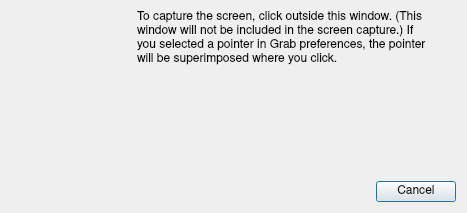
<?xml version="1.0" encoding="UTF-8"?>
<ui version="4.0">
 <class>ScreenGrab</class>
 <widget class="QDialog" name="ScreenGrab">
  <property name="windowModality">
   <enum>Qt::NonModal</enum>
  </property>
  <property name="geometry">
   <rect>
    <x>0</x>
    <y>0</y>
    <width>467</width>
    <height>213</height>
   </rect>
  </property>
  <property name="focusPolicy">
   <enum>Qt::NoFocus</enum>
  </property>
  <property name="windowTitle">
   <string>Screen Grab</string>
  </property>
  <property name="modal">
   <bool>true</bool>
  </property>
  <layout class="QVBoxLayout" name="verticalLayout">
   <item>
    <layout class="QVBoxLayout" name="MainVbox" stretch="0,0,0">
     <property name="spacing">
      <number>6</number>
     </property>
     <property name="sizeConstraint">
      <enum>QLayout::SetNoConstraint</enum>
     </property>
     <property name="leftMargin">
      <number>0</number>
     </property>
     <property name="topMargin">
      <number>0</number>
     </property>
     <property name="rightMargin">
      <number>0</number>
     </property>
     <property name="bottomMargin">
      <number>0</number>
     </property>
     <item>
      <layout class="QHBoxLayout" name="horizontalLayout_2" stretch="0,0,0,0,0">
       <property name="sizeConstraint">
        <enum>QLayout::SetDefaultConstraint</enum>
       </property>
       <property name="topMargin">
        <number>0</number>
       </property>
       <item>
        <spacer name="horizontalSpacer_2">
         <property name="orientation">
          <enum>Qt::Horizontal</enum>
         </property>
         <property name="sizeHint" stdset="0">
          <size>
           <width>40</width>
           <height>20</height>
          </size>
         </property>
        </spacer>
       </item>
       <item alignment="Qt::AlignLeft">
        <widget class="QLabel" name="icon">
         <property name="sizePolicy">
          <sizepolicy hsizetype="Preferred" vsizetype="Preferred">
           <horstretch>0</horstretch>
           <verstretch>0</verstretch>
          </sizepolicy>
         </property>
         <property name="minimumSize">
          <size>
           <width>64</width>
           <height>64</height>
          </size>
         </property>
         <property name="maximumSize">
          <size>
           <width>64</width>
           <height>64</height>
          </size>
         </property>
         <property name="text">
          <string/>
         </property>
         <property name="pixmap">
          <pixmap>../../Processes.app/Resources/Processes.png</pixmap>
         </property>
         <property name="scaledContents">
          <bool>true</bool>
         </property>
        </widget>
       </item>
       <item>
        <spacer name="horizontalSpacer_4">
         <property name="orientation">
          <enum>Qt::Horizontal</enum>
         </property>
         <property name="sizeHint" stdset="0">
          <size>
           <width>40</width>
           <height>20</height>
          </size>
         </property>
        </spacer>
       </item>
       <item>
        <layout class="QVBoxLayout" name="verticalLayout_2">
         <property name="spacing">
          <number>0</number>
         </property>
         <item>
          <widget class="QLabel" name="Label">
           <property name="font">
            <font>
             <family>Nimbus Sans</family>
            </font>
           </property>
           <property name="text">
            <string>To capture the screen, click outside this window. (This window will not be included in the screen capture.) If you selected a pointer in Grab preferences, the pointer will be superimposed where you click.</string>
           </property>
           <property name="alignment">
            <set>Qt::AlignLeading|Qt::AlignLeft|Qt::AlignTop</set>
           </property>
           <property name="wordWrap">
            <bool>true</bool>
           </property>
          </widget>
         </item>
        </layout>
       </item>
       <item>
        <spacer name="horizontalSpacer_3">
         <property name="orientation">
          <enum>Qt::Horizontal</enum>
         </property>
         <property name="sizeHint" stdset="0">
          <size>
           <width>40</width>
           <height>20</height>
          </size>
         </property>
        </spacer>
       </item>
      </layout>
     </item>
     <item>
      <spacer name="verticalSpacer">
       <property name="orientation">
        <enum>Qt::Vertical</enum>
       </property>
       <property name="sizeType">
        <enum>QSizePolicy::MinimumExpanding</enum>
       </property>
       <property name="sizeHint" stdset="0">
        <size>
         <width>20</width>
         <height>20</height>
        </size>
       </property>
      </spacer>
     </item>
     <item>
      <layout class="QHBoxLayout" name="horizontalLayout" stretch="0,0">
       <property name="spacing">
        <number>22</number>
       </property>
       <property name="sizeConstraint">
        <enum>QLayout::SetDefaultConstraint</enum>
       </property>
       <item>
        <spacer name="horizontalSpacer">
         <property name="orientation">
          <enum>Qt::Horizontal</enum>
         </property>
         <property name="sizeHint" stdset="0">
          <size>
           <width>40</width>
           <height>20</height>
          </size>
         </property>
        </spacer>
       </item>
       <item>
        <widget class="QPushButton" name="button_cancel">
         <property name="sizePolicy">
          <sizepolicy hsizetype="Minimum" vsizetype="Fixed">
           <horstretch>0</horstretch>
           <verstretch>0</verstretch>
          </sizepolicy>
         </property>
         <property name="font">
          <font>
           <family>Nimbus Sans</family>
          </font>
         </property>
         <property name="text">
          <string>Cancel</string>
         </property>
        </widget>
       </item>
      </layout>
     </item>
    </layout>
   </item>
  </layout>
 </widget>
 <resources/>
 <connections/>
</ui>
